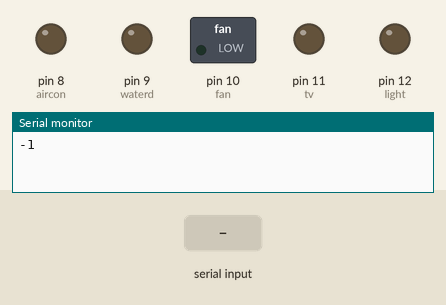
Recording of a sketch running on a simulated Arduino Uno, built with avr-gcc and run on an emulated ATmega328P. Shown: switched loads named in the sketch (green lamp = pin HIGH), output pins drawn as LEDs (lit = HIGH), the last lines printed to the serial monitor. The inputs (shaded band) are chosen by the test bench.

Above: at 1.2 s.
1.3 s: "light on" received over the second serial link
At 3.3 s:
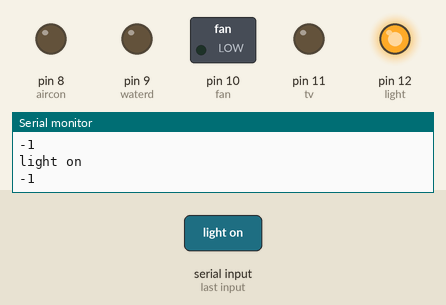
3.8 s: "tv on" received over the second serial link
At 5.1 s:
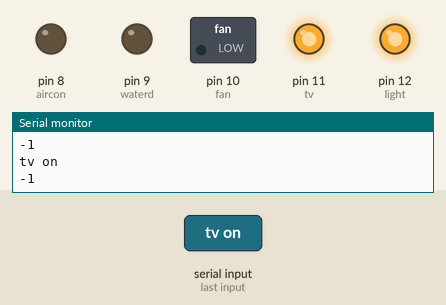
6.3 s: "light off" received over the second serial link
At 8.2 s:
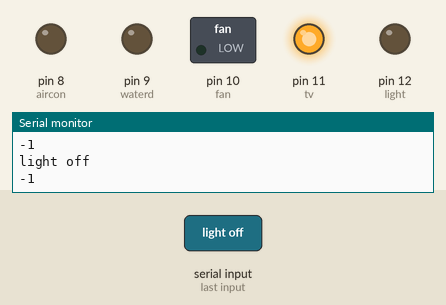
8.8 s: "fan on" received over the second serial link
At 10.2 s:
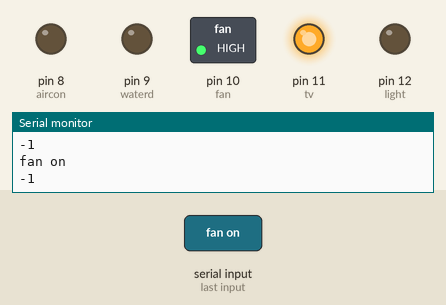
11.3 s: "tv off" received over the second serial link
At 13.3 s:
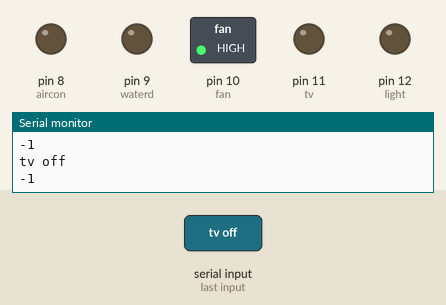
13.8 s: "air on" received over the second serial link
At 15.2 s:
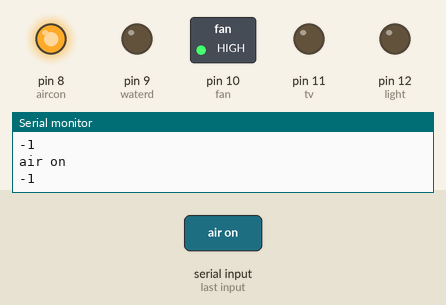
Timing chart, 0 to 16.8 s (numbered marks = the images above; inputs shaded):
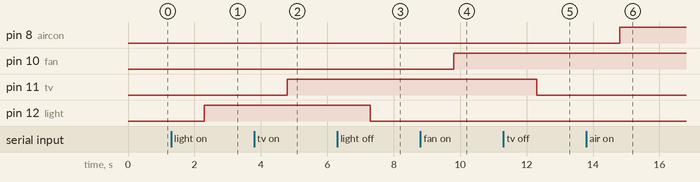

Measured:
- after the input at 1.3 s, pin 12 (light): LOW → HIGH after 1.0 s
- after the input at 3.8 s, pin 11 (tv): LOW → HIGH after 1.0 s
- after the input at 6.3 s, pin 12 (light): HIGH → LOW after 1.0 s
- after the input at 8.8 s, pin 10 (fan): LOW → HIGH after 1.0 s
- after the input at 11.3 s, pin 11 (tv): HIGH → LOW after 1.0 s
- after the input at 13.8 s, pin 8 (aircon): LOW → HIGH after 1.0 s

The sketch:

main.ino
```cpp
#include <SoftwareSerial.h>

int light = 12;
int tv = 11;
int fan = 10;
int waterd = 9;
int aircon = 8;

SoftwareSerial bth(3, 4);
void setup() {
  // put your setup code here, to run once:
  Serial.begin(9600);
  bth.begin(9600);
  pinMode(light,OUTPUT);
  pinMode(tv,OUTPUT);
  pinMode(fan,OUTPUT);
  pinMode(aircon,OUTPUT);
  pinMode(waterd,OUTPUT);
  digitalWrite(light,LOW);
  digitalWrite(tv,LOW);
  digitalWrite(fan,LOW);
  digitalWrite(aircon,LOW);
  digitalWrite(waterd,LOW);
}

String save[5] = {"false","false","false","false","false"};
void loop() {
  // put your main code here, to run repeatedly:
    String command = bth.readString();
    Serial.println(command);
  if(command.indexOf("light on") != -1){
   digitalWrite(light,HIGH);
   save[0]="true";
  }
  if(command.indexOf("light off") != -1){
   digitalWrite(light,LOW);
   save[0]="false";
  }


  if(command.indexOf("tv on") != -1){
   digitalWrite(tv,HIGH);
   save[1]="true";
  }
  if(command.indexOf("tv off") != -1){
   digitalWrite(tv,LOW);
   save[1]="false";
  }


  if(command.indexOf("fan on") != -1){
   digitalWrite(fan,HIGH);
   save[2]="true";
  }
  if(command.indexOf("fan off") != -1){
   digitalWrite(fan,LOW);
   save[2]="false";
  }

  if(command.indexOf("air on") != -1){
   digitalWrite(aircon,HIGH);
   save[3]="true";
  }
  if(command.indexOf("air off") != -1){
   digitalWrite(aircon,LOW);
   save[3]="false";
  }


  if(command.indexOf("water on") != -1){
   digitalWrite(waterd,HIGH);
   save[4]="true";
  }
  if(command.indexOf("water off") != -1){
   digitalWrite(waterd,LOW);
   save[4]="false";
  }

  Serial.println(command.indexOf("save"));
  if(command.indexOf("save") != -1 ){
    String tosave ="("+String(save[0])+","+String(save[1])+","+String(save[2])+","+String(save[3])+","+String(save[4])+")";
    bth.println(tosave);
    Serial.println(tosave);
  }
  bth.println("..");
}
```
